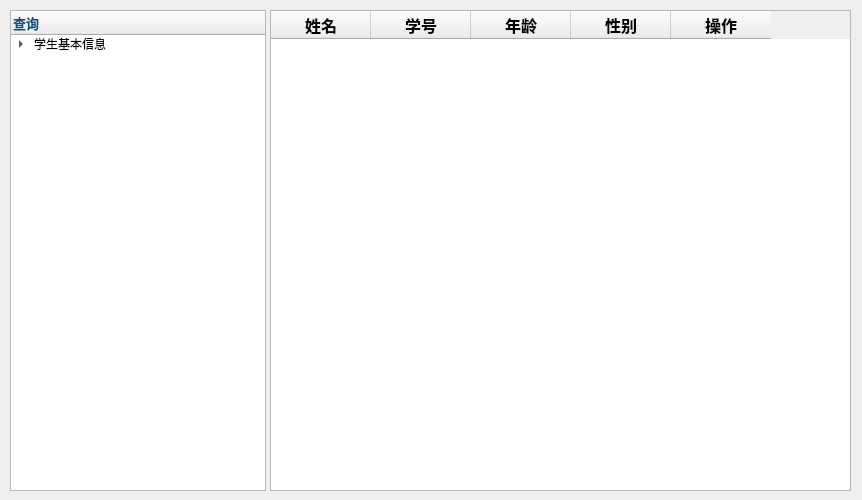
<?xml version="1.0" encoding="UTF-8"?>
<ui version="4.0">
 <class>MainWindow</class>
 <widget class="QMainWindow" name="MainWindow">
  <property name="geometry">
   <rect>
    <x>0</x>
    <y>0</y>
    <width>862</width>
    <height>500</height>
   </rect>
  </property>
  <property name="windowTitle">
   <string>MainWindow</string>
  </property>
  <widget class="QWidget" name="centralwidget">
   <widget class="QTreeWidget" name="treeWidget">
    <property name="geometry">
     <rect>
      <x>10</x>
      <y>10</y>
      <width>256</width>
      <height>481</height>
     </rect>
    </property>
    <column>
     <property name="text">
      <string>查询</string>
     </property>
     <property name="font">
      <font>
       <family>微软雅黑</family>
       <pointsize>10</pointsize>
       <weight>75</weight>
       <bold>true</bold>
      </font>
     </property>
     <property name="foreground">
      <brush brushstyle="SolidPattern">
       <color alpha="255">
        <red>0</red>
        <green>85</green>
        <blue>127</blue>
       </color>
      </brush>
     </property>
     <property name="icon">
      <iconset>
       <normalon>../../../Pictures/TIM图片20180921120906.png</normalon>
      </iconset>
     </property>
    </column>
    <item>
     <property name="text">
      <string>学生基本信息</string>
     </property>
     <item>
      <property name="text">
       <string>按学号</string>
      </property>
     </item>
     <item>
      <property name="text">
       <string>按姓名</string>
      </property>
     </item>
    </item>
   </widget>
   <widget class="QTableWidget" name="tableWidget">
    <property name="enabled">
     <bool>true</bool>
    </property>
    <property name="geometry">
     <rect>
      <x>270</x>
      <y>10</y>
      <width>581</width>
      <height>481</height>
     </rect>
    </property>
    <property name="sortingEnabled">
     <bool>true</bool>
    </property>
    <column>
     <property name="text">
      <string>姓名</string>
     </property>
     <property name="font">
      <font>
       <family>微软雅黑</family>
       <pointsize>12</pointsize>
       <weight>75</weight>
       <bold>true</bold>
      </font>
     </property>
    </column>
    <column>
     <property name="text">
      <string>学号</string>
     </property>
     <property name="font">
      <font>
       <family>微软雅黑</family>
       <pointsize>12</pointsize>
       <weight>75</weight>
       <bold>true</bold>
      </font>
     </property>
    </column>
    <column>
     <property name="text">
      <string>年龄</string>
     </property>
     <property name="font">
      <font>
       <family>微软雅黑</family>
       <pointsize>12</pointsize>
       <weight>75</weight>
       <bold>true</bold>
      </font>
     </property>
    </column>
    <column>
     <property name="text">
      <string>性别</string>
     </property>
     <property name="font">
      <font>
       <family>微软雅黑</family>
       <pointsize>12</pointsize>
       <weight>75</weight>
       <bold>true</bold>
      </font>
     </property>
    </column>
    <column>
     <property name="text">
      <string>操作</string>
     </property>
     <property name="font">
      <font>
       <family>微软雅黑</family>
       <pointsize>12</pointsize>
       <weight>75</weight>
       <bold>true</bold>
      </font>
     </property>
    </column>
   </widget>
  </widget>
 </widget>
 <resources/>
 <connections/>
</ui>
